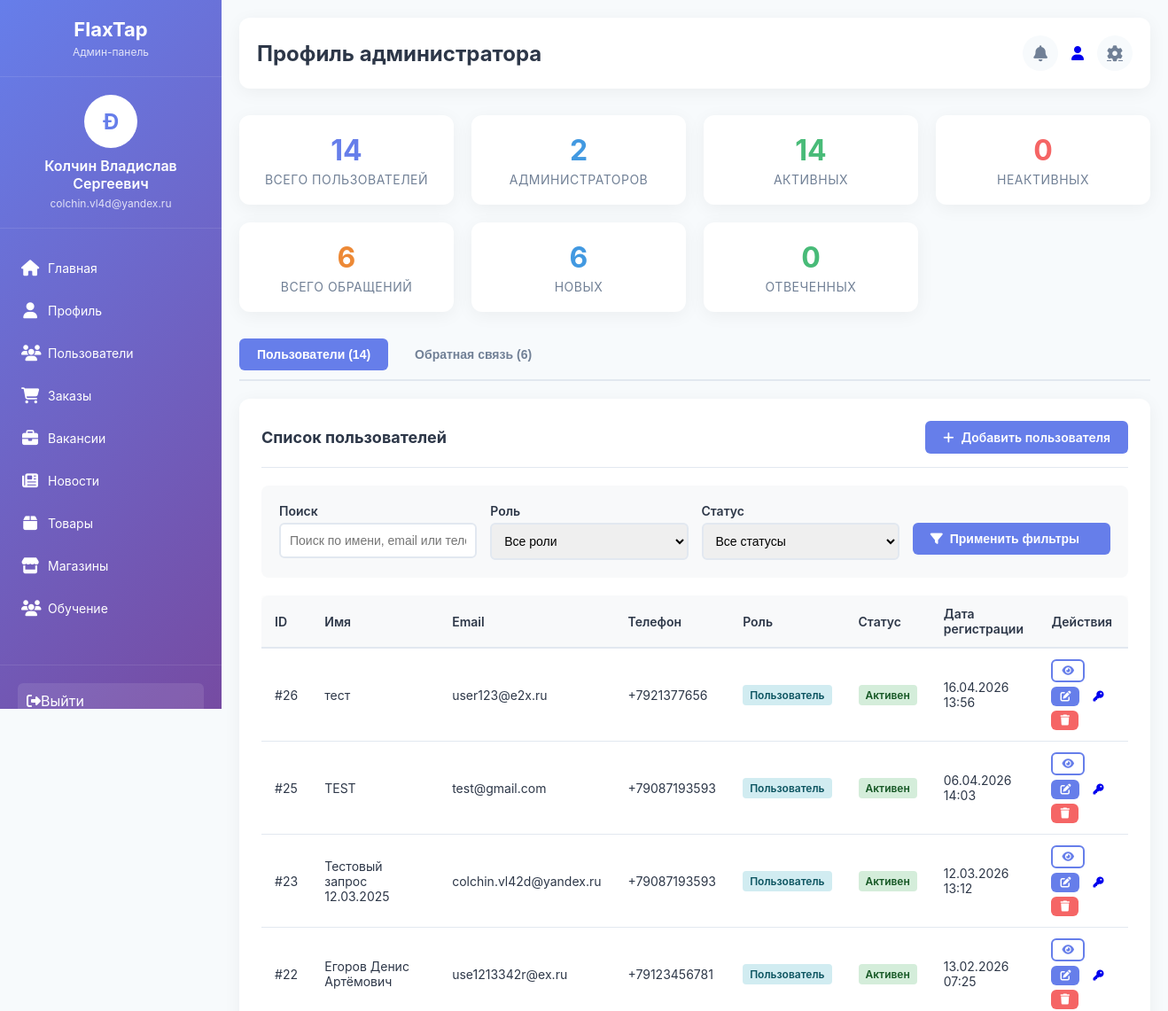
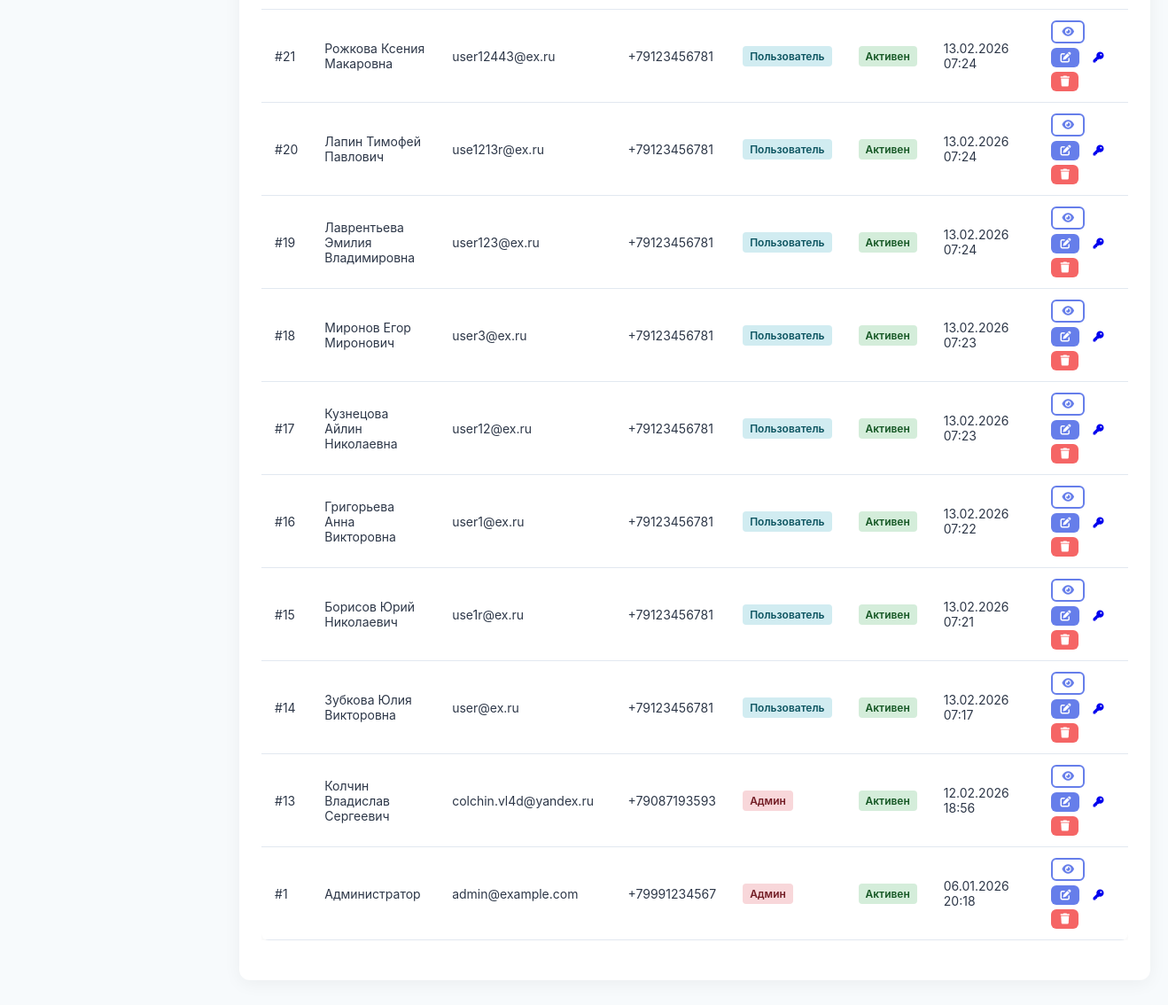
/admin/users/index.php (signed in), run on the app's committed database (2 pictures, top to bottom).
### tables this page shows
CREATE TABLE `users` (
  `id` int NOT NULL,
  `name` varchar(100) NOT NULL,
  `password` varchar(255) NOT NULL,
  `email` varchar(100) NOT NULL,
  `telephone` varchar(20) DEFAULT NULL,
  `role` enum('admin','user') DEFAULT 'user',
  `created_at` timestamp NULL DEFAULT CURRENT_TIMESTAMP,
  `updated_at` timestamp NULL DEFAULT NULL ON UPDATE CURRENT_TIMESTAMP,
  `last_login_at` timestamp NULL DEFAULT NULL COMMENT 'Время последнего входа',
  `login_count` int DEFAULT '0' COMMENT 'Количество входов',
  `last_password_change` timestamp NULL DEFAULT NULL COMMENT 'Время последней смены пароля',
  `remember_token` varchar(100) DEFAULT NULL,
  `token_expires_at` datetime DEFAULT NULL,
  `is_active` tinyint(1) DEFAULT '1'
);

### admin/users/index.php (the view, shortened to what this page needs)
<?php
include "../config/database.php";
$page = isset($_GET['page']) ? (int)$_GET['page'] : 1;
$per_page = 15;
$offset = ($page - 1) * $per_page;
$search = isset($_GET['search']) ? mysqli_real_escape_string($conn, $_GET['search']) : '';
$user_where = [];
$user_where_clause = $user_where ? 'WHERE ' . implode(' AND ', $user_where) : '';
$user_query = "SELECT * FROM users $user_where_clause ORDER BY created_at DESC LIMIT $offset, $per_page";
$user_result = mysqli_query($conn, $user_query);
$user_stats_query = "SELECT
    COUNT(*) as total,
    SUM(CASE WHEN role = 'admin' THEN 1 ELSE 0 END) as admins,
    SUM(CASE WHEN role = 'user' THEN 1 ELSE 0 END) as users,
    SUM(CASE WHEN is_active = 1 THEN 1 ELSE 0 END) as active,
    SUM(CASE WHEN is_active = 0 THEN 1 ELSE 0 END) as inactive
    FROM users";
$user_stats_result = mysqli_query($conn, $user_stats_query);
$user_stats = mysqli_fetch_assoc($user_stats_result);
$contact_stats_query = "SELECT
    COUNT(*) as total,
    SUM(CASE WHEN status = 'new' THEN 1 ELSE 0 END) as new,
    SUM(CASE WHEN status = 'read' THEN 1 ELSE 0 END) as `read`,
    SUM(CASE WHEN status = 'answered' THEN 1 ELSE 0 END) as answered
    FROM contact_messages";
$contact_stats_result = mysqli_query($conn, $contact_stats_query);
$contact_stats = mysqli_fetch_assoc($contact_stats_result);
?>
<!DOCTYPE html>
<html lang="ru">
<head>
        <link rel="stylesheet" href="../assets/style/users/index.css">
        <link rel="stylesheet" href="../assets/style/style.css">
    <link rel="stylesheet" href="https://cdnjs.cloudflare.com/ajax/libs/font-awesome/6.4.0/css/all.min.css">
</head>
<body>
    <?php include "../inc/sidebar.php"; ?>
    <main class="main-content">
        <?php include "../inc/header.php"; ?>
        <div class="stats-grid">
            <div class="stat-card users">
                <div class="stat-number"><?php echo $user_stats['total']; ?></div>
                <div class="stat-label">Всего пользователей</div>
            </div>
            <div class="stat-card admins">
                <div class="stat-number"><?php echo $user_stats['admins']; ?></div>
                <div class="stat-label">Администраторов</div>
            </div>
            <div class="stat-card active-users">
                <div class="stat-number"><?php echo $user_stats['active']; ?></div>
                <div class="stat-label">Активных</div>
            </div>
            <div class="stat-card inactive-users">
                <div class="stat-number"><?php echo $user_stats['inactive']; ?></div>
                <div class="stat-label">Неактивных</div>
            </div>
            <div class="stat-card total-contacts">
                <div class="stat-number"><?php echo $contact_stats['total']; ?></div>
                <div class="stat-label">Всего обращений</div>
            </div>
            <div class="stat-card new-contacts">
                <div class="stat-number"><?php echo $contact_stats['new']; ?></div>
                <div class="stat-label">Новых</div>
            </div>
            <div class="stat-card answered-contacts">
                <div class="stat-number"><?php echo $contact_stats['answered']; ?></div>
                <div class="stat-label">Отвеченных</div>
            </div>
        </div>
        <div class="tab-container">
            <div class="tab-buttons">
                <button class="tab-btn active" data-tab="users">Пользователи (<?php echo $user_stats['total']; ?>)</button>
                <button class="tab-btn" data-tab="contacts">Обратная связь (<?php echo $contact_stats['total']; ?>)</button>
            </div>
            <div class="tab-content active" id="users-tab">
                <div class="card">
                    <div class="card-header">
                        <h2>Список пользователей</h2>
                        <a href="create.php" class="btn btn-primary">
                            <i class="fas fa-plus"></i> Добавить пользователя
                        </a>
                    </div>
                    <form method="GET" class="filter-form">
                        <div class="form-group">
                            <label for="search">Поиск</label>
                            <input type="text" id="search" name="search" class="form-control"
                                   value="<?php echo htmlspecialchars($search); ?>"
                                   placeholder="Поиск по имени, email или телефону">
                        </div>
                        <div class="form-group">
                            <label for="role">Роль</label>
                            <select id="role" name="role" class="form-control">
                                <option value="all">Все роли</option>
                            </select>
                        </div>
                        <div class="form-group">
                            <label for="status">Статус</label>
                            <select id="status" name="status" class="form-control">
                                <option value="all">Все статусы</option>
                            </select>
                        </div>
                        <div class="form-group">
                            <label>&nbsp;</label>
                            <button type="submit" class="btn btn-primary">
                                <i class="fas fa-filter"></i> Применить фильтры
                            </button>
                        </div>
                    </form>
                    <div class="table-container">
                        <table class="data-table">
                            <thead>
                                <tr>
                                    <th>ID</th>
                                    <th>Имя</th>
                                    <th>Email</th>
                                    <th>Телефон</th>
                                    <th>Роль</th>
                                    <th>Статус</th>
                                    <th>Дата регистрации</th>
                                    <th>Действия</th>
                                </tr>
                            </thead>
                            <tbody>
                                <?php if (mysqli_num_rows($user_result) > 0): ?>
                                    <?php while ($user = mysqli_fetch_assoc($user_result)): ?>
                                        <tr>
                                            <td>#<?php echo $user['id']; ?></td>
                                            <td><?php echo htmlspecialchars($user['name']); ?></td>
                                            <td><?php echo htmlspecialchars($user['email']); ?></td>
                                            <td><?php echo $user['telephone'] ? htmlspecialchars($user['telephone']) : '-'; ?></td>
                                            <td>
                                                <span class="badge <?php echo $user['role'] === 'admin' ? 'badge-danger' : 'badge-info'; ?>">
                                                    <?php echo $user['role'] === 'admin' ? 'Админ' : 'Пользователь'; ?>
                                                </span>
                                            </td>
                                            <td>
                                                <span class="badge <?php echo $user['is_active'] ? 'badge-success' : 'badge-danger'; ?>">
                                                    <?php echo $user['is_active'] ? 'Активен' : 'Неактивен'; ?>
                                                </span>
                                            </td>
                                            <td><?php echo date('d.m.Y H:i', strtotime($user['created_at'])); ?></td>
                                            <td>
                                                <div class="action-buttons">
                                                    <a href="view.php?id=<?php echo $user['id']; ?>"
                                                       class="btn btn-sm btn-outline" title="Просмотр">
                                                        <i class="fas fa-eye"></i>
                                                    </a>
                                                    <a href="edit.php?id=<?php echo $user['id']; ?>"
                                                       class="btn btn-sm btn-primary" title="Редактировать">
                                                        <i class="fas fa-edit"></i>
                                                    </a>
                                                    <a href="change_password.php?id=<?php echo $user['id']; ?>"
                                                       class="btn btn-sm btn-warning" title="Сменить пароль">
                                                        <i class="fas fa-key"></i>
                                                    </a>
                                                    <a href="delete.php?id=<?php echo $user['id']; ?>"
                                                       class="btn btn-sm btn-danger"
                                                       onclick="return confirm('Вы уверены, что хотите удалить этого пользователя?');"
                                                       title="Удалить">
                                                        <i class="fas fa-trash"></i>
                                                    </a>
                                                </div>
                                            </td>
                                        </tr>
                                    <?php endwhile; ?>
                                <?php endif; ?>
                            </tbody>
                        </table>
                    </div>
                </div>
            </div>
        </div>
    </main>
</body>
</html>

### admin/assets/style/users/index.css (style rules this page uses)
.tab-container { margin-bottom: 30px; }
.tab-buttons { display: flex; gap: 10px; margin-bottom: 20px; border-bottom: 2px solid #e2e8f0; padding-bottom: 10px; }
.tab-btn { padding: 10px 20px; background: transparent; border: none; border-radius: 6px; font-size: 14px; font-weight: 600; cursor: pointer; transition: all 0.3s; color: var(--gray-color); }
.tab-btn.active { background: var(--primary-color); color: white; }
.tab-content { display: none; }
.tab-content.active { display: block; }
.card { background: white; border-radius: 12px; padding: 25px; box-shadow: 0 4px 20px rgba(0,0,0,0.05); margin-bottom: 30px; }
.card-header { display: flex; justify-content: space-between; align-items: center; margin-bottom: 20px; padding-bottom: 15px; border-bottom: 1px solid #e2e8f0; }
.card-header h2 { font-size: 18px; font-weight: 700; }
.filter-form { display: grid; grid-template-columns: repeat(auto-fit, minmax(200px, 1fr)); gap: 15px; margin-bottom: 20px; padding: 20px; background: #f8f9fa; border-radius: 8px; }
.form-group { display: flex; flex-direction: column; }
.form-group label { margin-bottom: 5px; font-weight: 600; font-size: 14px; }
.form-control { padding: 10px; border: 2px solid #e2e8f0; border-radius: 6px; font-size: 14px; }
.table-container { overflow-x: auto; }
.data-table { width: 100%; border-collapse: collapse; font-size: 14px; }
.data-table th { background: #f8f9fa; padding: 12px 15px; text-align: left; font-weight: 600; border-bottom: 2px solid #e2e8f0; }
.data-table td { padding: 12px 15px; border-bottom: 1px solid #e2e8f0; }
.badge { padding: 4px 8px; border-radius: 4px; font-size: 12px; font-weight: 600; display: inline-block; }
.badge-success { background: #d4edda; color: #155724; }
.badge-danger { background: #f8d7da; color: #721c24; }
.badge-info { background: #d1ecf1; color: #0c5460; }
.action-buttons { display: flex; gap: 5px; flex-wrap: wrap; }
.btn-sm { padding: 5px 10px; font-size: 12px; }
.stats-grid { display: grid; grid-template-columns: repeat(auto-fit, minmax(200px, 1fr)); gap: 20px; margin-bottom: 30px; }
.stat-card { background: white; border-radius: 12px; padding: 20px; box-shadow: 0 4px 20px rgba(0,0,0,0.05); text-align: center; }
.stat-number { font-size: 32px; font-weight: 700; margin-bottom: 5px; }
.stat-label { font-size: 14px; color: var(--gray-color); text-transform: uppercase; letter-spacing: 0.5px; }
.users .stat-number { color: var(--primary-color); }
.admins .stat-number { color: var(--info-color); }
.active-users .stat-number { color: var(--success-color); }
.inactive-users .stat-number { color: var(--danger-color); }
.total-contacts .stat-number { color: var(--warning-color); }
.new-contacts .stat-number { color: var(--info-color); }
.answered-contacts .stat-number { color: var(--success-color); }

### admin/assets/style/style.css (style rules this page uses)
:root { --primary-color: #667eea; --primary-dark: #5a67d8; --secondary-color: #764ba2; --sidebar-width: 250px; --header-height: 70px; --dark-color: #2d3748; --light-color: #f7fafc; --gray-color: #718096; --success-color: #48bb78; --danger-color: #f56565; --warning-color: #ed8936; --info-color: #4299e1; }
* { margin: 0; padding: 0; box-sizing: border-box; }
body { font-family: 'Inter', sans-serif; background-color: var(--light-color); color: var(--dark-color); display: flex; min-height: 100vh; }
.main-content { flex: 1; margin-left: var(--sidebar-width); padding: 20px; }
.btn { padding: 10px 20px; border: none; border-radius: 6px; font-size: 14px; font-weight: 600; cursor: pointer; transition: all 0.3s; text-decoration: none; display: inline-flex; align-items: center; gap: 8px; }
.btn-primary { background: var(--primary-color); color: white; }
.btn-danger { background: var(--danger-color); color: white; }
.btn-outline { background: transparent; border: 2px solid var(--primary-color); color: var(--primary-color); }
.table-container { overflow-x: auto; margin-bottom: 20px; }
.data-table { width: 100%; border-collapse: collapse; font-size: 14px; background: white; border-radius: 8px; overflow: hidden; box-shadow: 0 2px 10px rgba(0,0,0,0.05); }
.data-table th { background: #f8f9fa; padding: 12px 15px; text-align: left; font-weight: 600; border-bottom: 2px solid #e2e8f0; color: var(--dark-color); }
.data-table td { padding: 12px 15px; border-bottom: 1px solid #e2e8f0; }
.action-buttons { display: flex; gap: 5px; }
.btn-sm { padding: 5px 10px; font-size: 12px; }

### data on the page
users: id "26", name "тест", email "user123@e2x.ru", telephone "+7921377656", role "Пользователь", is_active "Активен", created_at "16.04.2026 13:56"
users: id "25", name "TEST", email "test@gmail.com", telephone "+79087193593", role "Пользователь", is_active "Активен", created_at "06.04.2026 14:03"
users: id "23", name "Тестовый запрос 12.03.2025", email "colchin.vl42d@yandex.ru", telephone "+79087193593", role "Пользователь", is_active "Активен", created_at "12.03.2026 13:12"
users: id "22", name "Егоров Денис Артёмович", email "use1213342r@ex.ru", telephone "+79123456781", role "Пользователь", is_active "Активен", created_at "13.02.2026 07:25"
users: id "21", name "Рожкова Ксения Макаровна", email "user12443@ex.ru", telephone "+79123456781", role "Пользователь", is_active "Активен", created_at "13.02.2026 07:24"
users: id "20", name "Лапин Тимофей Павлович", email "use1213r@ex.ru", telephone "+79123456781", role "Пользователь", is_active "Активен", created_at "13.02.2026 07:24"
users: id "19", name "Лаврентьева Эмилия Владимировна", email "user123@ex.ru", telephone "+79123456781", role "Пользователь", is_active "Активен", created_at "13.02.2026 07:24"
users: id "18", name "Миронов Егор Миронович", email "user3@ex.ru", telephone "+79123456781", role "Пользователь", is_active "Активен", created_at "13.02.2026 07:23"
users: id "17", name "Кузнецова Айлин Николаевна", email "user12@ex.ru", telephone "+79123456781", role "Пользователь", is_active "Активен", created_at "13.02.2026 07:23"
users: id "16", name "Григорьева Анна Викторовна", email "user1@ex.ru", telephone "+79123456781", role "Пользователь", is_active "Активен", created_at "13.02.2026 07:22"
users: id "15", name "Борисов Юрий Николаевич", email "use1r@ex.ru", telephone "+79123456781", role "Пользователь", is_active "Активен", created_at "13.02.2026 07:21"
users: id "14", name "Зубкова Юлия Викторовна", email "user@ex.ru", telephone "+79123456781", role "Пользователь", is_active "Активен", created_at "13.02.2026 07:17"
users: id "13", name "Колчин Владислав Сергеевич", email "colchin.vl4d@yandex.ru", telephone "+79087193593", role "Админ", is_active "Активен", created_at "12.02.2026 18:56"
users: id "1", name "Администратор", email "admin@example.com", telephone "+79991234567", role "Админ", is_active "Активен", created_at "06.01.2026 20:18"

### other printed values
substr($admin['name'], 0, 1) "Ð"
$admin['name'] "Колчин Владислав Сергеевич"
$admin['email'] "colchin.vl4d@yandex.ru"
$user_stats['total'] "14"
$user_stats['admins'] "2"
$user_stats['active'] "14"
$user_stats['inactive'] "0"
$contact_stats['total'] "6"
$contact_stats['new'] "6"
$contact_stats['answered'] "0"
